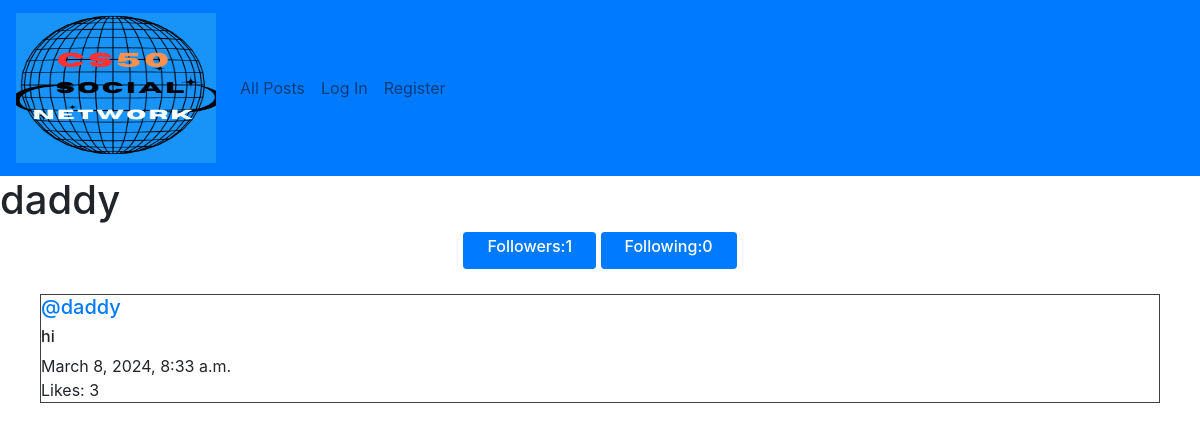
Screenshot of /profile/4 with the database file from the repository.
### network/models.py (models this page shows, shortened)
class User(AbstractUser):
    pass

class Post(models.Model):
    user = models.ForeignKey(User, on_delete=models.CASCADE, related_name="author")
    content = models.TextField()
    created_at = models.DateTimeField(auto_now_add=True)
    likes_count = models.IntegerField(default=0)

### network/views.py (the view)
# urls.py: path("profile/<int:user_id>", views.profile, name="profile"),
def profile(request, user_id):
    user = User.objects.get(pk=user_id)
    all_posts = Post.objects.filter(user=user).order_by("id").reverse()
    following = Follow.objects.filter(user=user)
    followers = Follow.objects.filter(follower=user)
    try:
        check_follow = followers.filter(user=User.objects.get(pk=request.user.id))
        if len(check_follow) !=0:
            is_following = True
        else:
            is_following = False
    except:
        is_following = False
    paginator = Paginator(all_posts, 10)
    page_number = request.GET.get('page')
    posts_of_page = paginator.get_page(page_number)
    return render(request, "network/profile.html", {
        "all_posts": all_posts,
        "posts_of_page": posts_of_page,
        "username": user.username,
        "following": following,
        "followers": followers,
        "is_following": is_following,
        "user_profile": user
    })

### network/templates/network/profile.html (shortened to what this page needs)
{% extends "network/layout.html" %}
{% block body %}
<h1>{{ username }}</h1>
<div class="container">
    <div class="row d-flex justify-content-center">
        <div><button class="btn btn-primary btn-sm"><h6 class="col-4">Followers:{{ followers.count }} </h6></button>
            <button class="btn btn-primary btn-sm"><h6 class="col-4">Following:{{ following.count }} </h6></button>
        </div>
    </div>
</div>
        <div class="all-posts">
            {% for post in posts_of_page %}
                <div class="row post">
                    <h5 class="username"> <a href="{% url 'profile' user_id=post.user.id %}">@{{ post.user }}</a></a></h5>
                    <div class="content"><h6 class="content">{{ post.content }}</h6></div>
                    <div class="date">{{ post.created_at }}</div>
                    <div class="likes">Likes: {{ post.likes_count }}</div>
                </div>
            {% endfor %}
        </div>
{% endblock %}

### network/static/network/styles.css (style rules this page uses)
.all-posts { display: flex; flex-direction: column; justify-content: flex-start; margin: 20px; }
.post { border: 0.1px solid rgb(63, 65, 63); display: flex; justify-content: center; flex-direction: column; box-sizing: border-box; margin: 5px 20px; }

### rows the page displays
User: username "daddy"
Post: user "daddy", content "hi", created_at "March 8, 2024, 8:33 a.m.", likes_count "3"

### other values shown
{{ followers.count }} "1"
{{ following.count }} "0"
